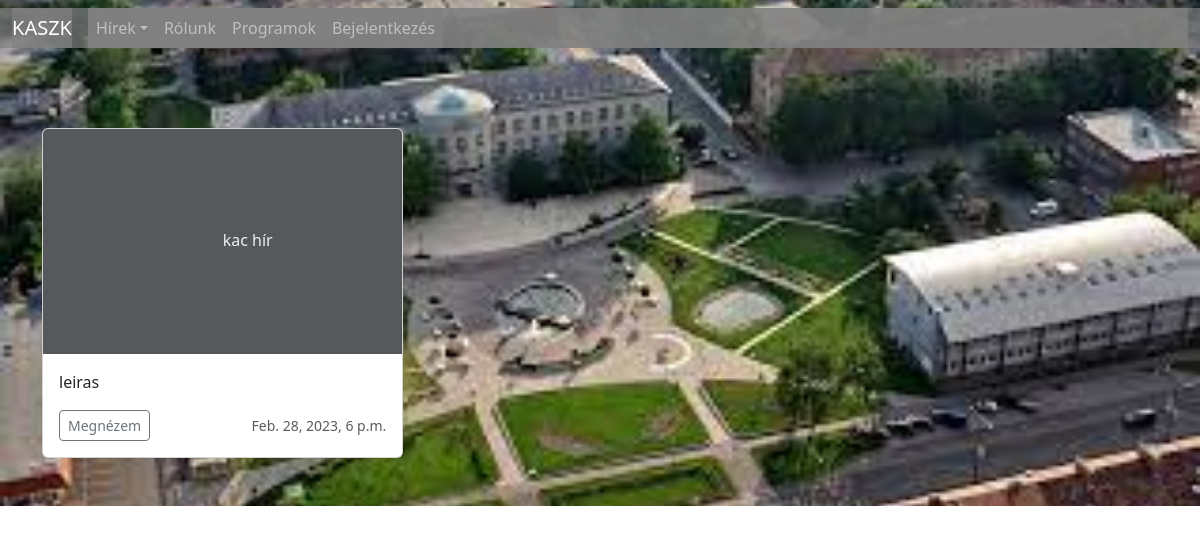
Screenshot of /newskac/ with the database file from the repository.
### kaszk/models.py (models this page shows, shortened)
class News(models.Model):
    date = models.DateTimeField(auto_now_add=True)
    title = models.CharField(max_length=30)
    description = models.CharField(max_length=255)
    group = models.CharField(choices=groups, max_length=50)

### kaszk/views.py (the view)
# urls.py: path("newskac/", views.NewsKAC, name="newskac"),
def NewsKAC(request):
    news = News.objects.filter(group="KAC")
    return render(request, "new.html", {"news": news})

### kaszk/templates/new.html
{% extends 'base.html' %} {% block content %}
<main>
  <div class="album py-5">
    <div class="container">
      <div class="row row-cols-1 row-cols-sm-2 row-cols-md-3 g-3">
        {% for i in news %}
        <div class="col">
          <div class="card shadow-sm">
            <svg
              class="bd-placeholder-img card-img-top"
              width="100%"
              height="225"
              xmlns="http://www.w3.org/2000/svg"
              role="img"
              aria-label="Placeholder: Thumbnail"
              preserveaspectratio="xMidYMid slice"
              focusable="false"
            >
              <title>Placeholder</title>
              <rect width="100%" height="100%" fill="#55595c" />
              <text x="50%" y="50%" fill="#eceeef" dy=".3em">
                {{ i.title }}
              </text>
            </svg>
            <div class="card-body">
              <p class="card-text">{{ i.description }}</p>
              <div class="d-flex justify-content-between align-items-center">
                <div class="btn-group">
                  <button
                    type="button"
                    class="btn btn-sm btn-outline-secondary"
                  >
                    Megnézem
                  </button>
                </div>
                <small class="text-muted">{{ i.date }}</small>
              </div>
            </div>
          </div>
        </div>
        {% endfor %}
      </div>
    </div>
  </div>
</main>
{% endblock content %}

### rows the page displays
News: title "kac hír", description "leiras", date "Feb. 28, 2023, 6 p.m."
